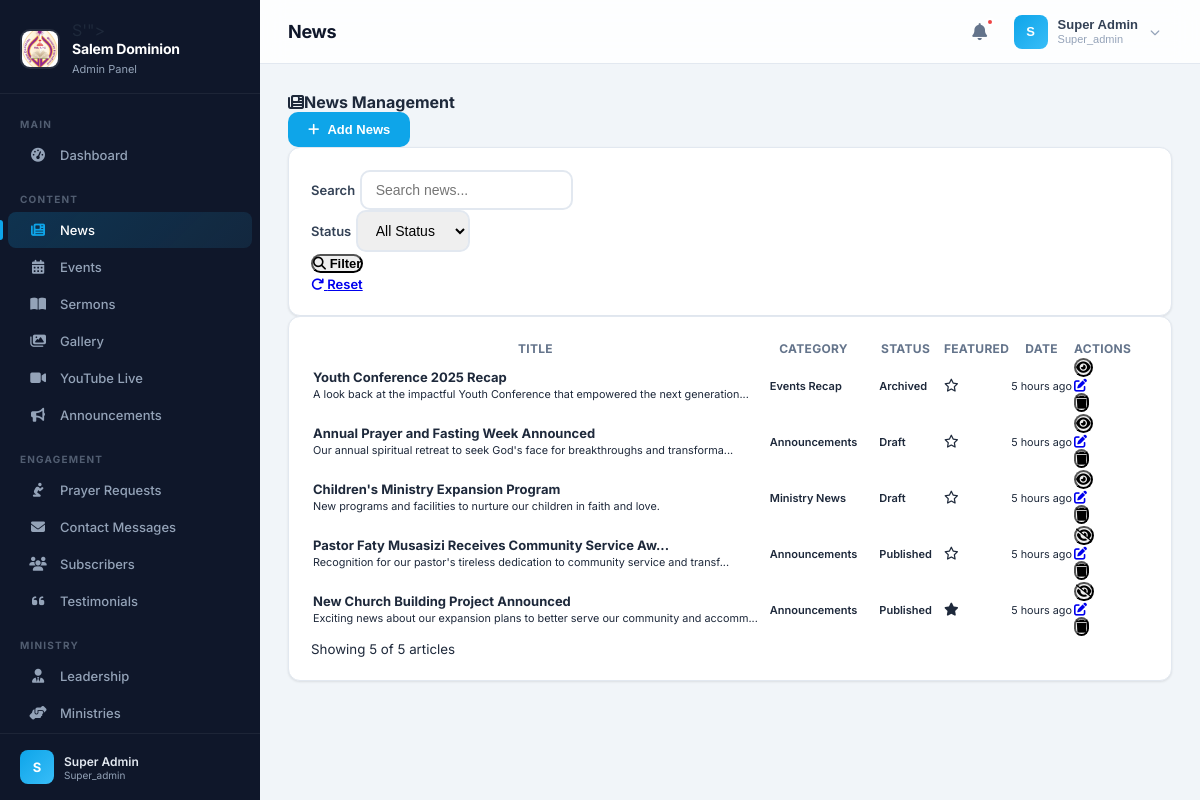
/admin/dashboard.php?section=news (signed in), run on the app's committed database.
### tables this page shows
CREATE TABLE `news` (
  `id` int(11) NOT NULL,
  `title` varchar(255) NOT NULL,
  `content` longtext NOT NULL,
  `excerpt` text DEFAULT NULL,
  `category` varchar(100) DEFAULT NULL,
  `tags` text DEFAULT NULL,
  `featured_image` text DEFAULT NULL,
  `views` int(11) NOT NULL DEFAULT 0,
  `status` enum('draft','published','archived') NOT NULL DEFAULT 'published',
  `is_featured` tinyint(1) NOT NULL DEFAULT 0,
  `scheduled_at` datetime DEFAULT NULL,
  `author_id` int(11) NOT NULL,
  `created_at` timestamp NOT NULL DEFAULT current_timestamp(),
  `updated_at` timestamp NOT NULL DEFAULT current_timestamp() ON UPDATE current_timestamp()
);

### includes/helpers.php (called while the page is built, shortened)
<?php
function sanitize(string $input): string {
    return htmlspecialchars(trim($input), ENT_QUOTES, 'UTF-8');
}
function paginate(string $table, $db, int $perPage = ITEMS_PER_PAGE, int $currentPage = 1, string $where = '', array $params = [], string $orderBy = 'id DESC'): array {
    if ($db instanceof Database) {
        $pdo = $db->getPdo();
    } elseif ($db instanceof PDO) {
        $pdo = $db;
    } else {
        $pdo = Database::getInstance()->getPdo();
    }
    $countQuery = "SELECT COUNT(*) FROM {$table}";
    if (!empty($where)) {
        $countQuery .= " WHERE {$where}";
    }
    $stmt = $pdo->prepare($countQuery);
    $stmt->execute($params);
    $total = (int)$stmt->fetchColumn();
    $totalPages = max(1, ceil($total / $perPage));
    $currentPage = max(1, min($currentPage, $totalPages));
    $offset = ($currentPage - 1) * $perPage;
    $query = "SELECT * FROM {$table}";
    if (!empty($where)) {
        $query .= " WHERE {$where}";
    }
    $query .= " ORDER BY {$orderBy} LIMIT {$perPage} OFFSET {$offset}";
    $stmt = $pdo->prepare($query);
    $stmt->execute($params);
    $items = $stmt->fetchAll(PDO::FETCH_ASSOC);
    return [
        'items'       => $items,
        'total'       => $total,
        'page'        => $currentPage,
        'per_page'    => $perPage,
        'total_pages' => $totalPages,
    ];
}
function timeAgo(string $datetime): string {
    $time = strtotime($datetime);
    $diff = time() - $time;
    if ($diff < 86400) return floor($diff / 3600) . ' hours ago';
    return date('M j, Y', $time);
}
function truncate(string $text, int $length = 100): string {
    if (strlen($text) <= $length) return $text;
    return substr($text, 0, $length) . '...';
}

### admin/modules/news.php (the view, shortened to what this page needs)
<?php
$db = Database::getInstance();
$search = trim($_GET['search'] ?? '');
$page = max(1, (int)($_GET['page'] ?? 1));
$perPage = ADMIN_ITEMS_PER_PAGE;
$where = '1=1';
$params = [];
$pagination = paginate('news', $db, $perPage, $page, $where, $params);
$news = $pagination['items'];
$total = $pagination['total'];
?>
<div class="d-flex justify-content-between align-items-center mb-4">
    <h4 class="mb-0"><i class="fas fa-newspaper me-2"></i>News Management</h4>
    <button class="btn btn-primary" onclick="showCreateForm()"><i class="fas fa-plus me-1"></i> Add News</button>
</div>
<div class="card mb-4">
    <div class="card-body">
        <form method="GET" class="row g-3 align-items-end">
            <div class="col-md-5">
                <label class="form-label">Search</label>
                <input type="text" name="search" class="form-control" placeholder="Search news..." value="<?= sanitize($search) ?>">
            </div>
            <div class="col-md-3">
                <label class="form-label">Status</label>
                <select name="status" class="form-select">
                    <option value="">All Status</option>
                </select>
            </div>
            <div class="col-md-2">
                <button type="submit" class="btn btn-outline-primary w-100"><i class="fas fa-search me-1"></i> Filter</button>
            </div>
            <div class="col-md-2">
                <a href="<?= BASE_URL ?>/admin/modules/news.php" class="btn btn-outline-secondary w-100"><i class="fas fa-redo me-1"></i> Reset</a>
            </div>
        </form>
    </div>
</div>
<div class="card">
    <div class="card-body">
        <?php if (empty($news)): ?>
            <div class="text-center py-5">
                <i class="fas fa-newspaper fa-3x text-muted mb-3"></i>
                <p class="text-muted">No news articles found.</p>
            </div>
        <?php else: ?>
            <div class="table-responsive">
                <table class="table table-hover align-middle">
                    <thead class="table-light">
                        <tr>
                            <th>Title</th>
                            <th>Category</th>
                            <th>Status</th>
                            <th>Featured</th>
                            <th>Date</th>
                            <th class="text-end">Actions</th>
                        </tr>
                    </thead>
                    <tbody>
                        <?php foreach ($news as $item): ?>
                        <tr>
                            <td>
                                <strong><?= sanitize(truncate($item['title'], 50)) ?></strong>
                                <?php if ($item['excerpt']): ?>
                                    <br><small class="text-muted"><?= sanitize(truncate($item['excerpt'], 80)) ?></small>
                                <?php endif; ?>
                            </td>
                            <td><span class="badge bg-info"><?= sanitize($item['category'] ?: 'Uncategorized') ?></span></td>
                            <td>
                                <?php
                                $statusClass = ['published' => 'success', 'draft' => 'warning', 'archived' => 'secondary'];
                                $cls = $statusClass[$item['status']] ?? 'secondary';
                                ?>
                                <span class="badge bg-<?= $cls ?>"><?= ucfirst($item['status']) ?></span>
                            </td>
                            <td><?= $item['is_featured'] ? '<i class="fas fa-star text-warning"></i>' : '<i class="far fa-star text-muted"></i>' ?></td>
                            <td><small><?= timeAgo($item['created_at']) ?></small></td>
                            <td class="text-end">
                                <div class="btn-group btn-group-sm">
                                    <form method="POST" class="d-inline">
                                        <button type="submit" class="btn btn-outline-<?= $item['status'] === 'published' ? 'warning' : 'success' ?>" title="<?= $item['status'] === 'published' ? 'Unpublish' : 'Publish' ?>">
                                            <i class="fas fa-<?= $item['status'] === 'published' ? 'eye-slash' : 'eye' ?>"></i>
                                        </button>
                                    </form>
                                    <a href="?action=edit&id=<?= $item['id'] ?>" class="btn btn-outline-primary" title="Edit"><i class="fas fa-edit"></i></a>
                                    <form method="POST" class="d-inline" onsubmit="return confirm('Are you sure you want to delete this news article?')">
                                        <button type="submit" class="btn btn-outline-danger" title="Delete"><i class="fas fa-trash"></i></button>
                                    </form>
                                </div>
                            </td>
                        </tr>
                        <?php endforeach; ?>
                    </tbody>
                </table>
            </div>
            <small class="text-muted">Showing <?= count($news) ?> of <?= $total ?> articles</small>
        <?php endif; ?>
    </div>
</div>

### admin/dashboard.php (style rules this page uses)
*, *::before, *::after { margin: 0; padding: 0; box-sizing: border-box; }
:root { --sidebar-width: 260px; --sidebar-collapsed: 0px; --topbar-height: 64px; --bg-primary: #0f172a; --bg-secondary: #1e293b; --bg-accent: #0ea5e9; --bg-page: #f1f5f9; --text-sidebar: #94a3b8; --text-sidebar-active: #ffffff; --border-color: #e2e8f0; --card-bg: #ffffff; --shadow-sm: 0 1px 3px rgba(0,0,0,0.06), 0 1px 2px rgba(0,0,0,0.04); --shadow-md: 0 4px 12px rgba(0,0,0,0.07), 0 2px 4px rgba(0,0,0,0.04); --shadow-lg: 0 10px 30px rgba(0,0,0,0.08); --radius: 12px; --radius-sm: 8px; }
body { font-family: 'Inter', -apple-system, BlinkMacSystemFont, sans-serif; background: var(--bg-page); color: #1e293b; min-height: 100vh; -webkit-font-smoothing: antialiased; }
.card { background: var(--card-bg); border-radius: var(--radius); box-shadow: var(--shadow-sm); border: 1px solid var(--border-color); overflow: hidden; transition: box-shadow 0.25s ease; }
.card-body { padding: 22px; }
.btn-primary { display: inline-flex; align-items: center; gap: 8px; padding: 10px 20px; background: var(--bg-accent); color: #fff; border: none; border-radius: var(--radius-sm); font-size: 13px; font-weight: 600; text-decoration: none; cursor: pointer; transition: all 0.2s; }
.form-control, .form-select { border-radius: 10px; padding: 10px 14px; border: 2px solid #e2e8f0; font-size: 14px; transition: border-color 0.2s, box-shadow 0.2s; }
.form-label { font-size: 13px; font-weight: 600; color: #334155; margin-bottom: 6px; }
.btn { border-radius: 10px; font-weight: 600; font-size: 13px; transition: all 0.2s; }
.btn-primary { background: var(--bg-accent); border-color: var(--bg-accent); }
.badge { font-weight: 600; font-size: 11px; padding: 4px 10px; border-radius: 6px; }
.table { font-size: 13px; }
.table th { font-weight: 700; font-size: 12px; text-transform: uppercase; letter-spacing: 0.3px; color: #64748b; border-bottom-width: 1px; }

### data on the page
news: title "Youth Conference 2025 Recap", excerpt "A look back at the impactful Youth Conference that empowered the next generation...", category "Events Recap", status "Archived", is_featured 0 (drawn), created_at "5 hours ago"
news: title "Annual Prayer and Fasting Week Announced", excerpt "Our annual spiritual retreat to seek God's face for breakthroughs and transforma...", category "Announcements", status "Draft", is_featured 0 (drawn), created_at "5 hours ago"
news: title "Children's Ministry Expansion Program", excerpt "New programs and facilities to nurture our children in faith and love.", category "Ministry News", status "Draft", is_featured 0 (drawn), created_at "5 hours ago"
news: title "Pastor Faty Musasizi Receives Community Service Aw...", excerpt "Recognition for our pastor's tireless dedication to community service and transf...", category "Announcements", status "Published", is_featured 0 (drawn), created_at "5 hours ago"
news: title "New Church Building Project Announced", excerpt "Exciting news about our expansion plans to better serve our community and accomm...", category "Announcements", status "Published", is_featured 1 (drawn), created_at "5 hours ago"

### other printed values
$groupName "MAIN"
$item['label'] "Dashboard"
$groupName "CONTENT"
$item['label'] "News"
$item['label'] "Events"
$item['label'] "Sermons"
$item['label'] "Gallery"
$item['label'] "YouTube Live"
$item['label'] "Announcements"
$groupName "ENGAGEMENT"
$item['label'] "Prayer Requests"
$item['label'] "Contact Messages"
$item['label'] "Subscribers"
$item['label'] "Testimonials"
$groupName "MINISTRY"
